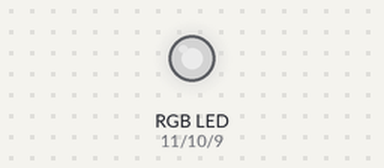
The sketch below on a simulated Arduino Uno, built with avr-gcc and run on an emulated ATmega328P. Shown: an RGB LED mixed from three pins (HIGH = lit). Dim RGB values are drawn brighter than linear.

Above: at 0.1 s.
Timing chart, 0 to 1.6 s (numbered marks = the images above):
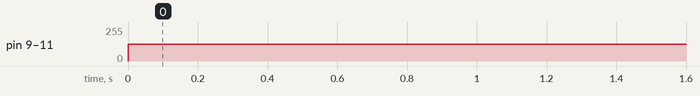

The sketch:

arduinoCode.ino
```cpp
#define RED_LED 11
#define GREEN_LED 10
#define BLUE_LED 9

int r = 127;
int g = 127;
int b = 127;

void setup() {
  Serial.begin(9600);
  pinMode(RED_LED, OUTPUT);
  pinMode(GREEN_LED, OUTPUT);
  pinMode(BLUE_LED, OUTPUT);

}

void loop() {

  if (Serial.available() > 0) {
    if (Serial.find("a")) {
      r = Serial.parseInt();
      g = Serial.parseInt();
      b = Serial.parseInt();

    }
  }

  analogWrite(RED_LED, r);
  analogWrite(GREEN_LED, g);
  analogWrite(BLUE_LED, b);
  delay(5);
}
```

Measured:
- by itself, pin 9 (BLUE_LED), pin 10 (GREEN_LED), pin 11 (RED_LED): 0/255 → 127/255 at 0.00 s
